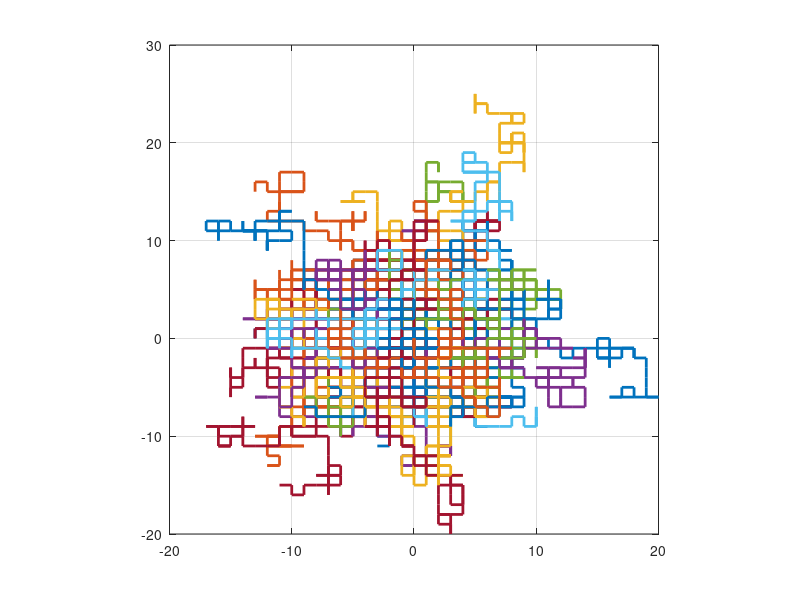

Source code (MATLAB):
%%%%%%%%%%%%%%%%%%%%%%%%%%%%%%%%%%%%%%%%%%%%%%%%%%%%%%%%%%%%%%%%%%%%%
% 2D discrete random walk by Aniket N Prabhu %%%%%%%%%%%%%%%%%%%%%%%%
%%%%%%%%%%%%%%%%%%%%%%%%%%%%%%%%%%%%%%%%%%%%%%%%%%%%%%%%%%%%%%%%%%%%%

clc;
clear variables;
close all;

WalkStride = 100;  % Number of time steps
WalksNum = 100;      % Number of robots
x = zeros(WalkStride,1);
y = zeros(WalkStride,1);

for m=1:WalksNum
    for n=1:WalkStride
        STEP = sign(randn);  % generates +/-1 depending on the
                             % sign of the pseudo-random value drawn
                             % from a standard normal distribution
        if rand > 0.5  % pseudorandom value drawn from standard
                       % uniform distribution on the open interval
                       % (0,1). Reflects probability of
                       % walk along x (>0.5) or y (<0.5)
            x(n+1) = x(n) + STEP;
            y(n+1) = y(n);
        else
            x(n+1) = x(n);
            y(n+1) = y(n) + STEP;
        end
    end
    plot(x,y,'LineWidth',2)
    hold on
    grid on
end
axis square  % Keeps axis square even upon maximaizing